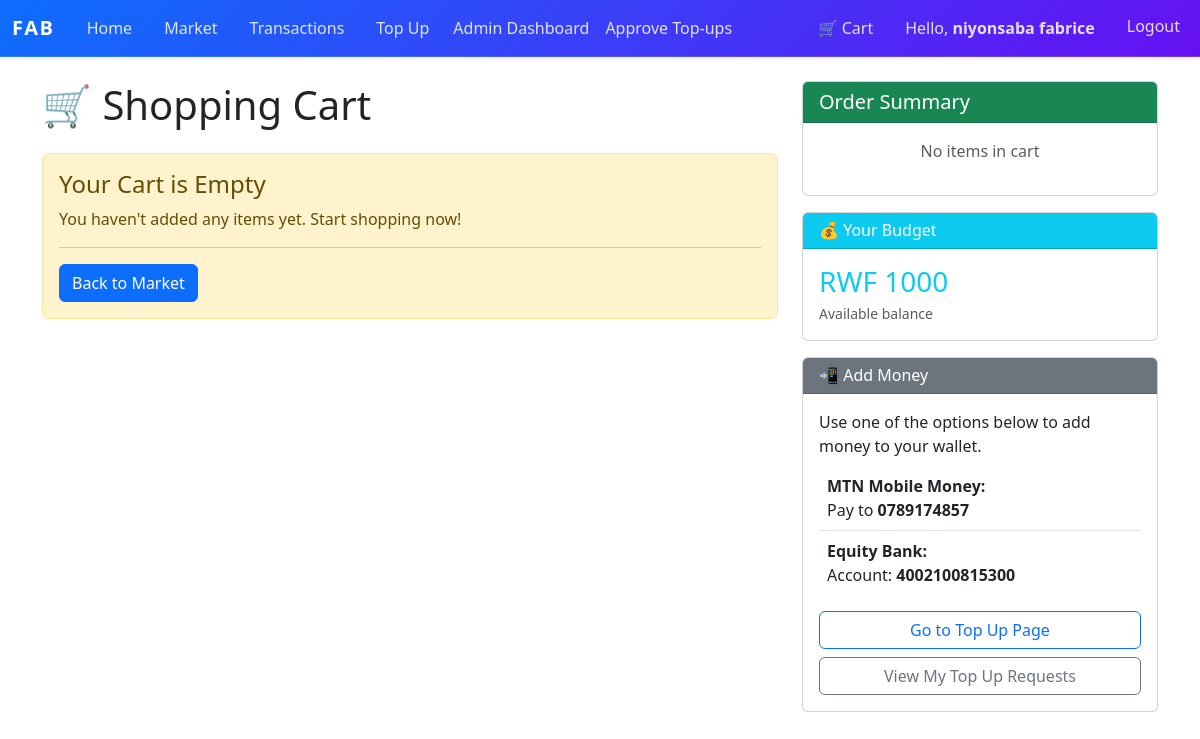
/cart (signed in), run on an earlier commit of the app's database.
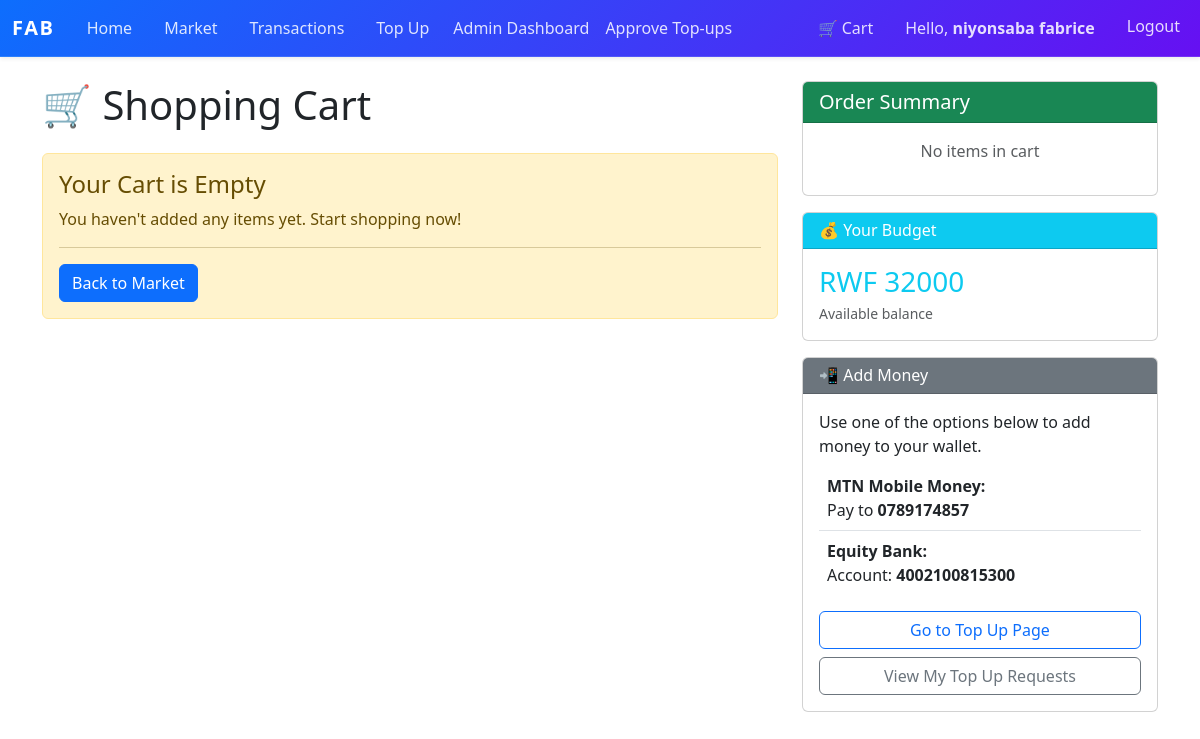
And on a later commit of the database.
### market/models.py (models this page shows, shortened)
class User(db.Model, UserMixin):  # ✅ FIXED: only ONE User class (merged both into this one)
    __tablename__ = 'user'
    id               = db.Column(db.Integer, primary_key=True)
    username         = db.Column(db.String(100), nullable=False, unique=True)
    email_address    = db.Column(db.String(120), nullable=False, unique=True)
    password_hash    = db.Column(db.String(200), nullable=False)
    budget           = db.Column(db.Integer, nullable=False, default=1000)
    items            = db.relationship('Item', backref='owned_user', lazy=True)
    top_up_requests  = db.relationship(
                            'TopUpRequest',
                            backref='requester',           # ✅ FIXED: renamed backref to avoid clash with Transaction backref 'user'
                            lazy=True,
                            foreign_keys='TopUpRequest.user_id'
                        )
    transactions     = db.relationship('Transaction', backref='user', lazy=True)  # ✅ FIXED: moved here from duplicate class
    @property
    def password(self):
        raise AttributeError('Password is not a readable attribute!')

### market/routes.py (the view)
@app.route('/cart')
@login_required
def view_cart():
    cart = session.get('cart', [])
    total_price = sum(i['price'] * i['quantity'] for i in cart)
    form = CheckoutForm()
    return render_template('cart.html', cart=cart, total_price=total_price, form=form)

### market/models.py (called while the page is built)
@login_manager.user_loader
def load_user(user_id):
    return db.session.get(User, int(user_id))  # ✅ FIXED: replaced deprecated User.query.get()

### market/templates/cart.html (shortened to what the changed rows need)
{% extends "base.html" %}
{% block content %}
<div class="row">
    <div class="col-md-8">
        <h1 class="mb-4">🛒 Shopping Cart</h1>
    </div>
    <div class="col-md-4">
        <div class="card mt-3">
            <div class="card-body">
                <h3 class="text-info mb-1">RWF {{ current_user.budget }}</h3>
                <p class="mb-0 small text-muted">Available balance</p>
            </div>
        </div>
    </div>
</div>
{% endblock %}

### market/templates/base.html (shortened to what this page needs)
<!DOCTYPE html>
<html lang="en">
<head>
    <link href="https://cdn.jsdelivr.net/npm/bootstrap@5.3.0/dist/css/bootstrap.min.css" rel="stylesheet">
</head>
<body>
<nav class="navbar navbar-expand-lg navbar-dark navbar-custom shadow-sm">
    <div class="container-fluid">
        <a class="navbar-brand" href="{{ url_for('home_page') }}">FAB</a>
        <div class="collapse navbar-collapse" id="navbarNav">
            <ul class="navbar-nav me-auto nav-pills">
                <li class="nav-item">
                    <a class="nav-link px-3" href="{{ url_for('home_page') }}">Home</a>
                </li>
                {% if current_user.is_authenticated %}
                <li class="nav-item">
                    <a class="nav-link px-3" href="{{ url_for('market_page') }}">Market</a>
                </li>
                <li class="nav-item">
                    <a class="nav-link px-3" href="{{ url_for('transaction_history') }}">Transactions</a>
                </li>
                <li class="nav-item">
                    <a class="nav-link px-3" href="{{ url_for('top_up') }}">Top Up</a>
                </li>
                {% if current_user.id == 1 %}
                <li class="nav-item">
                    <a class="nav-link" href="{{ url_for('admin_dashboard') }}">Admin Dashboard</a>
                </li>
                <li class="nav-item">
                    <a class="nav-link" href="{{ url_for('top_up_requests') }}">Approve Top-ups</a>
                </li>
                {% endif %}
                {% endif %}
            </ul>
            <ul class="navbar-nav">
                {% if current_user.is_authenticated %}
                    <li class="nav-item">
                        <a class="nav-link px-3" href="{{ url_for('view_cart') }}">
                            🛒 Cart
                            {% set cart = session.get('cart', []) %}
                        </a>
                    </li>
                    <li class="nav-item">
                        <span class="nav-link px-3 text-white-75">Hello, <strong>{{ current_user.username }}</strong></span>
                    </li>
                    <li class="nav-item">
                        <a class="nav-link btn btn-sm btn-outline-light ms-2" href="{{ url_for('logout_page') }}">Logout</a>
                    </li>
                {% endif %}
            </ul>
        </div>
    </div>
</nav>
<div class="container mt-4">
    {% block content %}
    {% endblock %}
</div>
</body>
</html>

What changed in the data, as far as the page shows it:
changed User "niyonsaba fabrice": budget "1000" → "32000"
